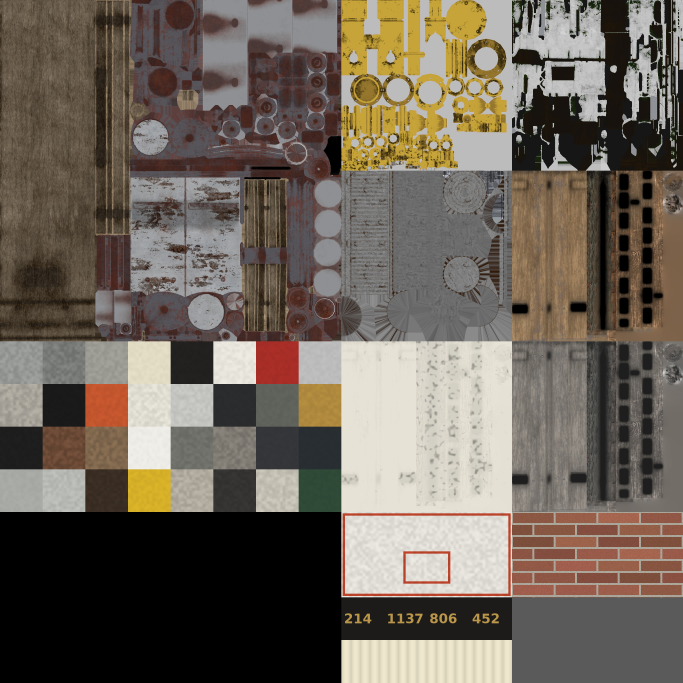
#> input picture dist/assets/street/props_albedo.jpg, 2048 x 2048 px, found by its file name (shown at 1/3 size)
$ python details_textures.py
#> lines starting #> are read from the running program, lines starting #| are printed output that depends on the picture
"""Neighborhood-details atlases for the ?details benchmark (original work, generated here with numpy and Pillow; the one
exception is the weathered fence wood, copied from the street-props atlas, which comes from DmitriyGDS's "Wooden Fence",
CC BY 4.0; the sign lettering uses the Overpass typeface, SIL OFL 1.1, vendored in assets/source/details/fonts/).

    python3 tools/blender/details/details_textures.py

Writes assets/source/details/textures/:
  details_albedo.jpg   2048^2 sRGB   T1-11 shed siding, 3-tab shingles, weathered fence wood, lawn-chair webbing, trampoline
                                     mat, basketball, playground ball, kiddie-pool print, clothes, perforated sign post, swatches
  details_orm.png      1024^2        R paint mask (the game tints it per object), G roughness, B metalness
  details_normal.png   1024^2        tangent-space normals (OpenGL: +Y up)
  details_cutout.png   512^2 RGBA    chain link (the street props' 0.4 m tile), trampoline enclosure netting, swing chain
  details_signs.jpg    2048x1024     sign faces: three street-name blades, STOP, SPEED LIMIT 25, SLOW CHILDREN AT PLAY,
                                     NO OUTLET, and the aluminium back
  details_atlas.json   pixel rectangles of every region (origin top-left)
Deterministic: fixed seeds only.
"""
import json, math, os
import numpy as np
from PIL import Image, ImageDraw, ImageFont, ImageFilter

HERE = os.path.dirname(os.path.abspath(__file__))
ROOT = os.path.abspath(os.path.join(HERE, '..', '..', '..'))
OUT = os.path.join(ROOT, 'assets', 'source', 'details', 'textures')
FONTS = os.path.join(ROOT, 'assets', 'source', 'details', 'fonts')
PROPS = os.path.join(ROOT, 'assets', 'source', 'street', 'textures')
S = 2048


def vnoise(h, w, cy, cx, seed):
    r = np.random.default_rng(seed).random((max(2, cy), max(2, cx))).astype(np.float32)
    return np.asarray(Image.fromarray((r * 255).astype(np.uint8)).resize((w, h), Image.BICUBIC), np.float32) / 255


def fbm(h, w, cells, octaves, seed, gain=.5):
#> called with h = 512, w = 1024, cells = 6, octaves = 4, seed = 11, gain = 0.5
    out, amp, tot = np.zeros((h, w), np.float32), 1., 0.
    for o in range(octaves):
        c = cells * 2 ** o
        out += amp * vnoise(h, w, max(2, int(c * h / max(h, w))), max(2, int(c * w / max(h, w))), seed + o * 17)
        tot += amp
        amp *= gain
    return out / tot


def h2n(hm, strength):
    """height map (rows down) -> OpenGL tangent-space normal, encoded"""
    gy, gx = np.gradient(hm.astype(np.float32))
    n = np.dstack((-gx * strength, gy * strength, np.ones_like(hm, np.float32)))
    n /= np.linalg.norm(n, axis=2, keepdims=True)
    return ((n * .5 + .5) * 255).clip(0, 255).astype(np.uint8)


def srgb2lin(c):
    c = np.asarray(c, np.float32) / 255
    return np.where(c <= .04045, c / 12.92, ((c + .055) / 1.055) ** 2.4)


def lin2srgb(c):
    c = np.clip(c, 0, 1)
    return (np.where(c <= .0031308, c * 12.92, 1.055 * c ** (1 / 2.4) - .055) * 255).clip(0, 255).astype(np.uint8)


def build():
    os.makedirs(OUT, exist_ok=True)
    rng = np.random.default_rng(2011)
    A = np.zeros((S, S, 3), np.uint8)
    A[:] = (120, 120, 120)
    N = np.zeros((S // 2, S // 2, 3), np.uint8)
    N[:] = (128, 128, 255)
    O = np.zeros((S // 2, S // 2, 3), np.float32)
    O[:] = (0, .8, 0)
    lay = {'size': S, 'tiles': {}, 'swatch': {}, 'cutout': {}, 'signs': {}, 'sources': {}}

    def put(name, x, y, alb, nrm=None, orm=None):
#> called with name = 'siding', x = 0, y = 0
        h, w = alb.shape[:2]
        A[y:y + h, x:x + w] = alb
        if nrm is not None:
            N[y // 2:(y + h) // 2, x // 2:(x + w) // 2] = np.asarray(Image.fromarray(nrm).resize((w // 2, h // 2), Image.LANCZOS))
        if orm is not None:
            o8 = Image.fromarray((np.clip(orm, 0, 1) * 255).astype(np.uint8)).resize((w // 2, h // 2), Image.BILINEAR)
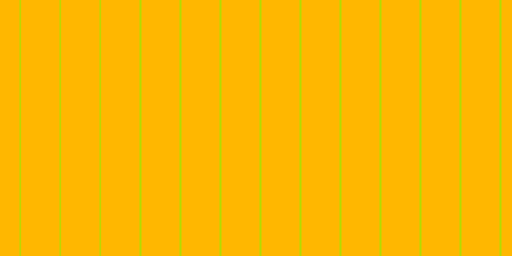
#> o8: PIL image 512x256 RGB; mean R, G, B 251.3, 184.8, 0
            O[y // 2:(y + h) // 2, x // 2:(x + w) // 2] = np.asarray(o8, np.float32) / 255
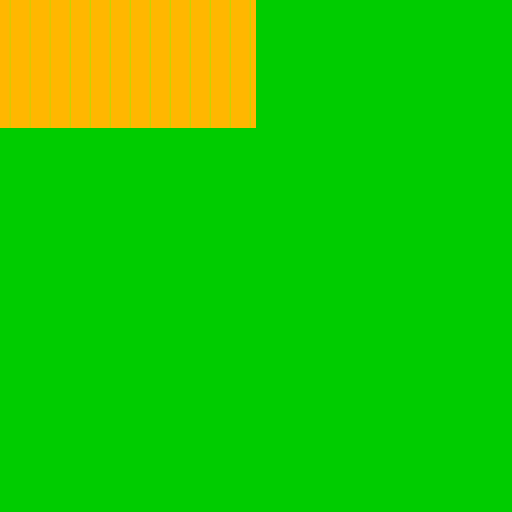
#> O: shape (1024, 1024, 3) float32 (shown at 1/2 size); mean R, G, B 0.123, 0.799, 0
        lay['tiles'][name] = [x, y, w, h]

    # ---------------------------------------------------------------------------------------------- T1-11 shed siding
    # 1024 x 512 covers a 2.6 m wall, 2.1 m high: grooved plywood (grooves 8 in on centre), painted; the paint is the
    # game's tint (mask 1): albedo mid-grey with the plywood face, grooves, sun-fade at the top, soil splash at the foot
    h, w = 512, 1024
    xs = np.arange(w)[None, :] / w * 2.6
    gpos = (xs % .2032) / .2032
    groove = np.repeat((np.abs(gpos - .5) < .024).astype(np.float32), h, 0)
    grain = fbm(h, w, 6, 4, 11) * .5 + vnoise(h, w, 4, 300, 12) * .5
    base = .5 + (grain - .5) * .08
    ys = np.arange(h)[:, None] / h
    alb = base * (1 - groove * .45) * (1 + .05 * (1 - ys)) * (1 - .25 * np.clip((ys - .9) / .1, 0, 1) * fbm(h, w, 30, 3, 13))
    alb = np.repeat(alb[..., None], 3, 2)
    hm = -groove * 3 + (grain - .5) * .4
    orm = np.dstack((np.clip(1 - groove * .3, 0, 1), np.full((h, w), .72) + groove * .15, np.zeros((h, w))))
    put('siding', 0, 0, (alb * 255).clip(0, 255).astype(np.uint8), h2n(hm, 1.6), orm)

    # ---------------------------------------------------------------------------------------------- 3-tab shingles
    # 512^2 covers 1.5 m: courses of 5 in exposure, 12 in tabs, the slots shifting 6 in each course; tintable (mask 1)
    h = w = 512
    px = 512 / 1.5
    ys = np.arange(h)[:, None] / px
    xs = np.arange(w)[None, :] / px
    course = np.floor(ys / .127)
    yin = (ys % .127) / .127
    shift = (course % 2) * .1524
    tabx = (xs + shift) % .3048
    slot = (tabx < .006).astype(np.float32)
    yin, slot = np.broadcast_arrays(yin, slot)
    tabid = np.floor((xs + shift) / .3048) + course * 17
    tabv = (np.sin(tabid * 12.9898) * 43758.5453) % 1
    gran = vnoise(h, w, 256, 256, 21) * .6 + fbm(h, w, 16, 3, 22) * .4
    alb = .5 * (.86 + .22 * tabv) * (.8 + .4 * gran)
    alb *= 1 - .45 * np.clip(1 - yin / .12, 0, 1)            # the shadow line under the course above
    alb *= 1 - slot * .6
    streak = fbm(h, w, 5, 3, 23)
    alb *= 1 - .12 * np.clip(streak - .55, 0, 1) * 4
    alb = np.repeat(alb[..., None], 3, 2)
    hm = yin * 1.2 - slot * 2 + (gran - .5) * .5
    orm = np.dstack((np.ones((h, w)), np.full((h, w), .9), np.zeros((h, w))))
    put('shingles', 1024, 0, (alb * 255).clip(0, 255).astype(np.uint8), h2n(hm, 2.2), orm)
#> call 2 of put, with name = 'shingles', x = 1024, y = 0
#> in put (call 2), `o8 = Image.fromarray((np.clip(orm, 0, 1) * 255).astype(np.uint8)).resi..`:
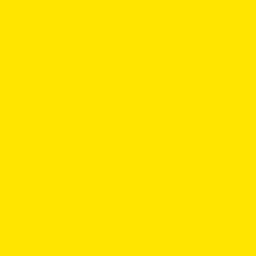
#> o8: PIL image 256x256 RGB; mean R, G, B 255, 229, 0
#> in put (call 2), `O[y // 2:(y + h) // 2, x // 2:(x + w) // 2] = np.asarray(o8, np.float3..`:
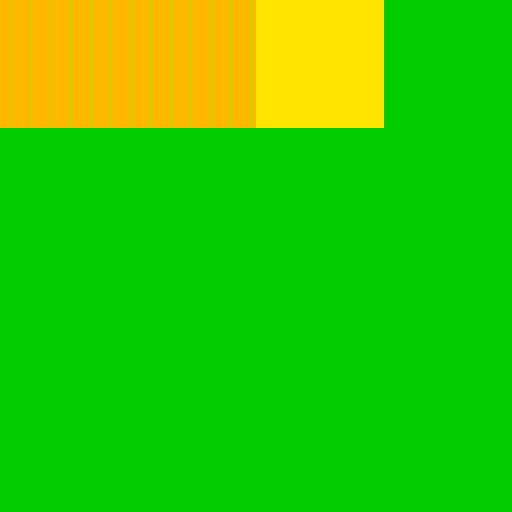
#> O: shape (1024, 1024, 3) float32 (shown at 1/2 size); mean R, G, B 0.186, 0.805, 0

    # ---------------------------------------------------------------------------------------------- weathered fence wood
    # the street props' weathered grey board (DmitriyGDS, CC BY 4.0), copied so the lookout's rails match Oak Hollow's fences
    pa = Image.open(os.path.join(PROPS, 'props_albedo.jpg')).convert('RGB')
#> pa is the input picture: PIL image 2048x2048 RGB; mean R, G, B 109.9, 100.4, 89.7
    pn = Image.open(os.path.join(PROPS, 'props_normal.png')).convert('RGB')
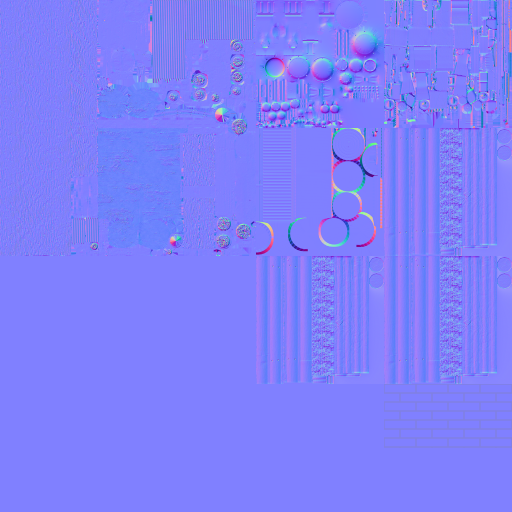
#> input picture dist/assets/street/props_normal.png, 1024 x 1024 px, found by its file name (shown at 1/2 size)
#> pn is the input picture: PIL image 1024x1024 RGB; mean R, G, B 127.1, 127.9, 251.3
    po = Image.open(os.path.join(PROPS, 'props_orm.png')).convert('RGB')
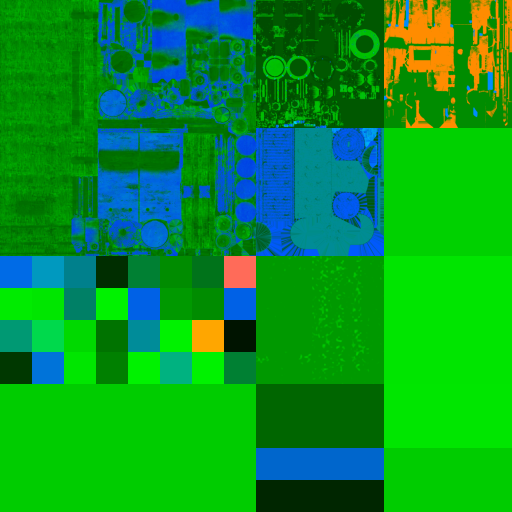
#> input picture dist/assets/street/props_orm.png, 1024 x 1024 px, found by its file name (shown at 1/2 size)
#> po is the input picture: PIL image 1024x1024 RGB; mean R, G, B 8.6, 153.3, 37.9
#> (the run stopped early here; a loop or call above may not have finished)
